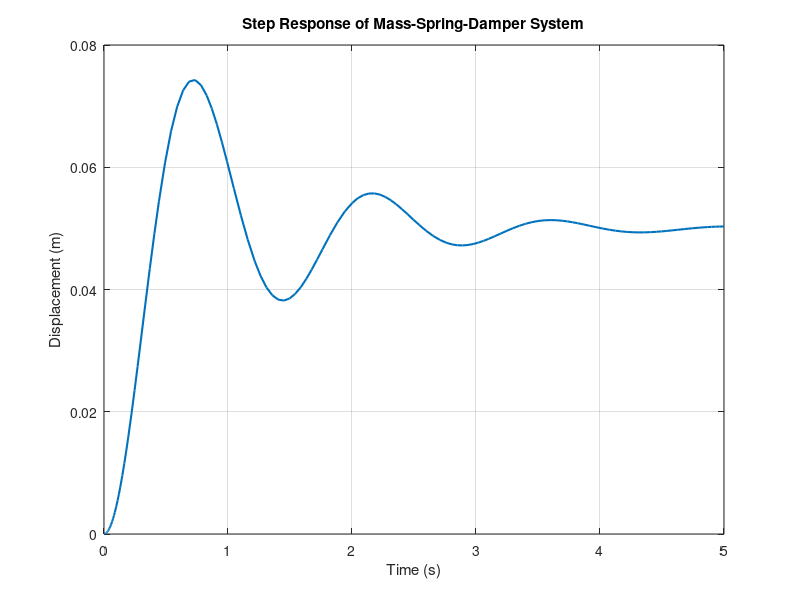

The MATLAB script that drew this image:
% Mass-spring-damper step response


m = 1; c = 2; k = 20; F = 1;


odefun = @(t,x) [x(2); (F - c*x(2) - k*x(1))/m];


tspan = [0 5];


x0 = [0; 0];


[t, x] = ode45(odefun, tspan, x0);


disp_mm = x(:,1);


figure;


plot(t, disp_mm, 'LineWidth', 1.5);


grid on;


xlabel('Time (s)');


ylabel('Displacement (m)');


title('Step Response of Mass-Spring-Damper System');


exportgraphics(gcf, fullfile("C:/Users/Razvan/Projects/MATLAB/figures", sprintf("fig_%s.png", datestr(now, "HHMMSSFFF"))))
